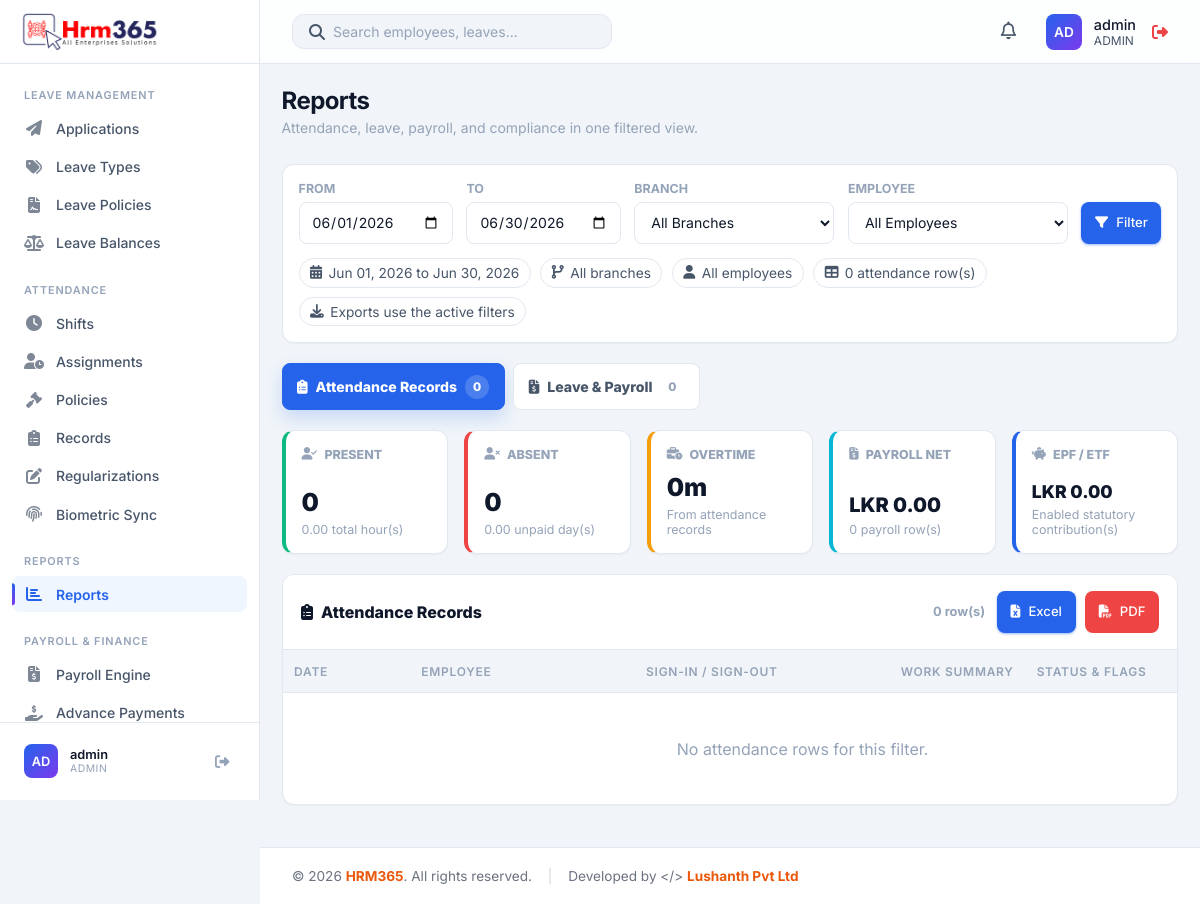
Page /modules/reports/index.php (signed in) on the committed database.
### tables this page shows
CREATE TABLE IF NOT EXISTS users (
    id INT AUTO_INCREMENT PRIMARY KEY,
    username VARCHAR(50) NOT NULL UNIQUE,
    password VARCHAR(255) NOT NULL,
    full_name VARCHAR(100),
    phone VARCHAR(30),
    role ENUM('admin', 'HR', 'manager', 'employee') DEFAULT 'employee',
    status ENUM('Active', 'Inactive') DEFAULT 'Active',
    language VARCHAR(20) DEFAULT 'English',
    department VARCHAR(50),
    employee_id INT NULL,
    created_at TIMESTAMP DEFAULT CURRENT_TIMESTAMP,
    FOREIGN KEY (employee_id) REFERENCES employees(id) ON DELETE CASCADE,
    UNIQUE KEY unique_employee_login (employee_id)
);

CREATE TABLE IF NOT EXISTS system_settings (
    setting_key VARCHAR(50) PRIMARY KEY,
    setting_value TEXT NOT NULL,
    updated_at TIMESTAMP DEFAULT CURRENT_TIMESTAMP ON UPDATE CURRENT_TIMESTAMP
);

### modules/reports/index.php (the view, shortened to what the rows shown need)
<?php
require_once '../../includes/db.php';
require_once '../../includes/auth.php';
require_once __DIR__ . '/report_data.php';
$reportView = $_GET['view'] ?? 'attendance';
$showEpf = $payrollFeatures['payroll_enable_epf'] ?? true;
$showEtf = $payrollFeatures['payroll_enable_etf'] ?? true;
$showStatutory = $showEpf || $showEtf;
include '../../includes/header.php';
?>
<div class="page-header">
    <div>
        <h1 class="page-title">Reports</h1>
    </div>
</div>
<div class="report-filter-panel">
    <form method="GET">
        <div class="report-filter-grid">
            <div class="report-field">
                <label>Employee</label>
                <select name="employee_id" <?php echo $currentUser['role'] === 'employee' ? 'disabled' : ''; ?>>
                    <option value="0">All Employees</option>
                </select>
            </div>
        </div>
    </form>
</div>
<div class="report-kpi-grid">
    <div class="report-kpi report-kpi-info">
        <div>
            <div class="report-kpi-value" style="font-size: 1.25rem;"><?php echo htmlspecialchars($currency); ?> <?php echo number_format($summary['net_salary'], 2); ?></div>
            <div class="report-kpi-sub"><?php echo count($payrollRows); ?> payroll row(s)</div>
        </div>
    </div>
    <?php if ($showStatutory): ?>
        <div class="report-kpi">
            <div class="report-kpi-label"><i class="fas fa-piggy-bank"></i> <?php echo $showEpf && $showEtf ? 'EPF / ETF' : ($showEpf ? 'EPF' : 'ETF'); ?></div>
            <div>
                <div class="report-kpi-value" style="font-size: 1.1rem;"><?php echo htmlspecialchars($currency); ?> <?php echo number_format(($showEpf ? ($summary['epf_employee'] + $summary['epf_employer']) : 0) + ($showEtf ? $summary['etf_employer'] : 0), 2); ?></div>
                <div class="report-kpi-sub">Enabled statutory contribution(s)</div>
            </div>
        </div>
    <?php endif; ?>
</div>
<?php if ($reportView === 'attendance'): ?>
<section class="report-section" id="attendanceReportSection">
    <div class="table-container">
        <table class="table attendance-report-table">
            <thead>
                <tr>
                    <th>Date</th>
                    <th>Employee</th>
                    <th>Sign-In / Sign-Out</th>
                    <th>Work Summary</th>
                    <th>Status & Flags</th>
                </tr>
            </thead>
        </table>
    </div>
</section>
<?php endif; ?>
<?php include '../../includes/footer.php'; ?>

### includes/header.php (shortened to what the rows shown need)
<?php
require_once __DIR__ . '/auth.php';
require_once __DIR__ . '/avatar.php';
$stylesheetPath = __DIR__ . '/../css/styles.css';
$stylesheetVersion = is_file($stylesheetPath) ? filemtime($stylesheetPath) : time();
?>
<!DOCTYPE html>
<html lang="en">
<head>
    <link rel="stylesheet" href="<?php echo app_url('css/styles.css'); ?>?v=<?php echo $stylesheetVersion; ?>">
    <link rel="stylesheet" href="https://cdnjs.cloudflare.com/ajax/libs/font-awesome/6.4.0/css/all.min.css">
</head>
<body>
    <?php include 'sidebar.php'; ?>
    <div class="main-wrapper" style="display: flex; flex-direction: column; flex: 1; min-height: 100vh; width: 100%;">
        <header class="top-header">
            <div class="header-actions">
                <div class="user-profile" style="display: flex; align-items: center; gap: 1rem;">
                    <a href="<?php echo app_url('profile.php'); ?>" style="display: flex; align-items: center; gap: 0.75rem; text-decoration: none; color: inherit;">
                        <?php echo render_avatar($currentUser['first_name'] ?? null, $currentUser['last_name'] ?? null, $currentUser['profile_photo'] ?? null, $currentUser['username']); ?>
                        <div class="user-info">
                            <div style="font-size: 0.9rem; font-weight: 500; color: var(--text-primary);">
                                <?php echo htmlspecialchars($_SESSION['full_name'] ?? $currentUser['username']); ?>
                            </div>
                            <div style="font-size: 0.75rem; color: var(--text-secondary); text-transform: uppercase;">
                                <?php echo htmlspecialchars($currentUser['role']); ?>
                            </div>
                        </div>
                    </a>
                </div>
            </div>
        </header>
        <main class="content-area">

### includes/sidebar.php (shortened to what the rows shown need)
<?php
require_once __DIR__ . '/avatar.php';
?>
<aside class="sidebar">
    <div class="sidebar-footer">
        <div class="sidebar-user">
            <?php echo render_avatar($currentUser['first_name'] ?? null, $currentUser['last_name'] ?? null, $currentUser['profile_photo'] ?? null, $currentUser['username']); ?>
            <div class="sidebar-user-info">
                <div class="sidebar-user-name"><?php echo htmlspecialchars($_SESSION['full_name'] ?? $currentUser['username']); ?></div>
                <div class="sidebar-user-role"><?php echo htmlspecialchars($currentUser['role']); ?></div>
            </div>
            <a href="<?php echo app_url('logout.php'); ?>" class="sidebar-logout" title="Logout"><i class="fas fa-sign-out-alt"></i></a>
        </div>
    </div>
</aside>

### includes/avatar.php (shortened to what the rows shown need)
<?php
function profile_photo_url(?string $path): ?string
{
    if (empty($path)) {
        return null;
    }
    $relative = ltrim(str_replace('\\', '/', $path), '/');
    $absolute = realpath(__DIR__ . '/../' . str_replace('/', DIRECTORY_SEPARATOR, $relative));
    return app_url($relative) . '?v=' . filemtime($absolute);
}
function avatar_initials(?string $first, ?string $last, ?string $fallback = ''): string
{
    $first = trim((string) $first);
    $last = trim((string) $last);
    $fallback = trim($fallback);
    return strtoupper(substr($fallback !== '' ? $fallback : 'U', 0, 2));
}
function render_avatar(?string $first, ?string $last, ?string $photoPath, ?string $fallback = '', string $class = 'avatar', string $style = ''): string
{
    $url = profile_photo_url($photoPath);
    $label = trim(trim((string) $first) . ' ' . trim((string) $last));
    if ($label === '') {
        $label = $fallback ?: 'User';
    }
    $styleAttr = $style !== '' ? ' style="' . htmlspecialchars($style, ENT_QUOTES, 'UTF-8') . '"' : '';
    $classAttr = htmlspecialchars($class, ENT_QUOTES, 'UTF-8');
    $titleAttr = htmlspecialchars($label, ENT_QUOTES, 'UTF-8');
    return '<div class="' . $classAttr . '"' . $styleAttr . ' title="' . $titleAttr . '">' . htmlspecialchars(avatar_initials($first, $last, $fallback), ENT_QUOTES, 'UTF-8') . '</div>';
}

### rows in the picture
users: role "AD AD", username "admin", role "ADMIN", employee_id "All Employees"
system_settings: setting_value "LKR"

### other values in the picture
$periodLabel "Jun 01, 2026 to Jun 30, 2026"
$selectedBranchLabel "All branches"
$selectedEmployeeLabel "All employees"
count($attendanceRows) "0"
count($leavePayrollRows) "0"
$summary['present'] "0"
$summary['hours'] "0.00"
$summary['absent'] "0"
$summary['unpaid_days'] "0.00"
format_hours_minutes($summary['overtime']) "0m"
$summary['net_salary'] "0.00"
count($payrollRows) "0"
